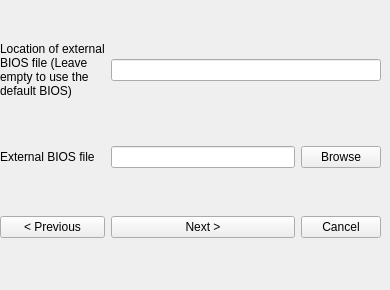
   <widget class="QWidget" name="page_8">
    <widget class="QWidget" name="gridLayoutWidget_8">
     <property name="geometry">
      <rect>
       <x>0</x>
       <y>0</y>
       <width>381</width>
       <height>281</height>
      </rect>
     </property>
     <layout class="QGridLayout" name="gridLayout_8">
      <item row="2" column="2">
       <widget class="QPushButton" name="btn_cancel5">
        <property name="text">
         <string>Cancel</string>
        </property>
       </widget>
      </item>
      <item row="2" column="1">
       <widget class="QPushButton" name="btn_next5">
        <property name="text">
         <string>Next &gt;</string>
        </property>
       </widget>
      </item>
      <item row="2" column="0">
       <widget class="QPushButton" name="btn_prev5">
        <property name="text">
         <string>&lt; Previous</string>
        </property>
       </widget>
      </item>
      <item row="1" column="0">
       <widget class="QLabel" name="lbl_biosF">
        <property name="text">
         <string>External BIOS file</string>
        </property>
       </widget>
      </item>
      <item row="1" column="1">
       <widget class="QLineEdit" name="le_biosF"/>
      </item>
      <item row="1" column="2">
       <widget class="QPushButton" name="btn_biosF">
        <property name="text">
         <string>Browse</string>
        </property>
       </widget>
      </item>
      <item row="0" column="0">
       <widget class="QLabel" name="lbl_biosLoc">
        <property name="text">
         <string>Location of external
BIOS file (Leave
empty to use the
default BIOS)</string>
        </property>
        <property name="wordWrap">
         <bool>true</bool>
        </property>
       </widget>
      </item>
      <item row="0" column="1" colspan="2">
       <widget class="QLineEdit" name="le_biosLoc"/>
      </item>
     </layout>
    </widget>
   </widget>
